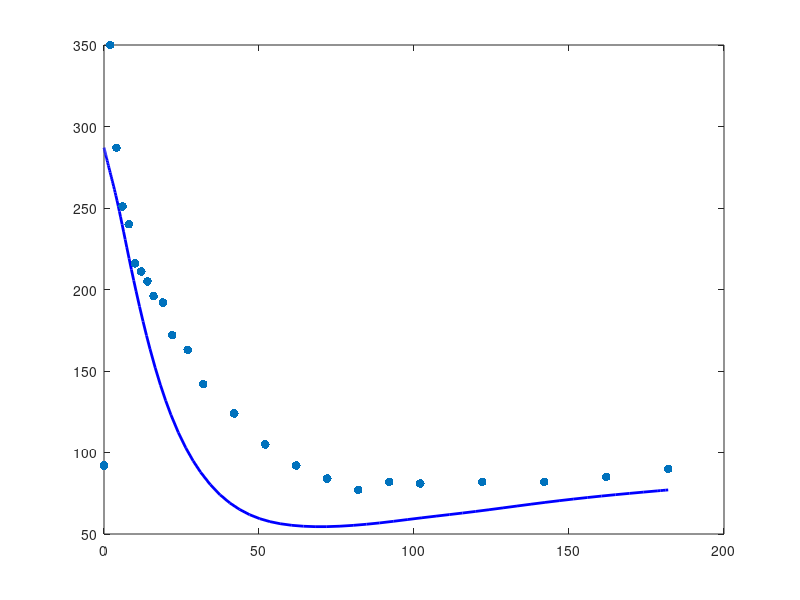

MATLAB code to generate this figure: (Note: this script raises an error after producing the figure.)
% Author: Corlene Maass & Zenae de Villiers 
% Course: Biomathematics 378
% Kerner's Model 
%--------------------------------------------------

% Required:
% MATLAB
% Optimization Toolbox (lsqnonlin)
% swtest.m (included in repository)

%--------------------------------------------------


%% FSIGT DATA (Kerner et al.)

% Sampling times (min)
timeData = [0 2 4 6 8 10 12 14 16 19 22 27 32 42 52 ...
62 72 82 92 102 122 142 162 182]';

% Blood glucose concentrations (mg/dL)
Gdata = [92 350 287 251 240 216 211 205 196 192 172 ...
163 142 124 105 92 84 77 82 81 82 82 85 90]';

% Plasma insulin concentrations (μU/mL)
Idata = [11 26 130 85 51 49 45 41 35 30 30 27 30 22 ...
15 15 11 10 8 11 7 8 8 7]';

%--------------------------------------------------

function dYdt = bergman_glucose(t,Y,p,timeIns,insData,Ib,Gb)

    % State variables
    G = Y(1);     % Blood glucose concentration
    X = Y(2);     % Remote insulin action
    
    % Interpolated plasma insulin input
    I = interp1(timeIns,insData,t,'linear','extrap');
    
    % Parameters
    p1 = p(1);
    p2 = p(2);
    p3 = p(3);
    
    % Bergman minimal model
    dG = p1*(Gb - G) - X*G;
    dX = p3*(I - Ib) - p2*X;
    
    % Return state derivatives
    dYdt = [dG; dX];

end

%--------------------------------------------------

%% Basal values
Gb = Gdata(end);
Ib = Idata(end);

%% Initial parameter estimates
p = [0.0399 0.02 4e-5];

%% Initial conditions
G0 = 287;
X0 = 0;
Y0 = [G0; X0];

%% Solve model
[tSol,Y] = ode45(@(t,Y) ...
    bergman_glucose(t,Y,p,timeData,Idata,Ib,Gb), ...
    [0 182],Y0);

G = Y(:,1);
X = Y(:,2);

%% Glucose profile
figure
plot(tSol,G,'b','LineWidth',2)
hold on
scatter(timeData,Gdata,40,'filled')
yline(Gb,'k--')

xlabel('Time (min)')
ylabel('Glucose (mg/dL)')
title('Kerner Model Simulation')
legend('Model','Data','Basal')
grid on

%% Remote insulin action
figure
plot(tSol,X,'LineWidth',2)

xlabel('Time (min)')
ylabel('X(t)')
title('Remote Insulin Action')
grid on

%--------------------------------------------------

function err = objective_function(p,timeData,Gdata,Idata,Gb,Ib)

    % Initial conditions
    G0 = 287;
    X0 = 0;
    Y0 = [G0; X0];
    
    % Solve model at experimental sampling times
    [~,Y] = ode45(@(t,Y) ...
    bergman_glucose(t,Y,p,timeData,Idata,Ib,Gb), ...
    timeData,Y0);
    
    % Model prediction
    Gmodel = Y(:,1);
    
    % Residual vector
    err = Gmodel - Gdata;

end

%--------------------------------------------------

%% Parameter Estimation

% Initial parameter estimates from Kerner et al.
p0 = [0.0399 0.02 4e-5];

% Parameter bounds
lb = [1e-4 1e-4 1e-8];
ub = [1 1 1e-3];

% Estimate parameters using nonlinear least squares
p_est = lsqnonlin( ...
    @(p) objective_function(p,timeData,Gdata,Idata,Gb,Ib), ...
    p0,lb,ub);

%% Display Estimated Parameters

disp('Final bounded optimisation')

fprintf('p1 = %.6g\n',p_est(1))
fprintf('p2 = %.6g\n',p_est(2))
fprintf('p3 = %.6g\n',p_est(3))

%% Compare Initial and Final Residual Norms

initialNorm = norm(objective_function(p0,timeData,Gdata,Idata,Gb,Ib));

finalNorm = norm(objective_function(p_est,timeData,Gdata,Idata,Gb,Ib));

fprintf('Initial residual norm = %.4f\n',initialNorm)
fprintf('Final residual norm = %.4f\n',finalNorm)

%% Simulate Model Using Estimated Parameters

[tFit,Yfit] = ode45( ...
    @(t,Y) bergman_glucose(t,Y,p_est,timeData,Idata,Ib,Gb), ...
    timeData,Y0);

Gfit = Yfit(:,1);

%% Plot Fitted Glucose Profile

figure

plot(timeData,Gfit,'b','LineWidth',2)
hold on

scatter(timeData,Gdata,50,'filled')

yline(Gb,'k--')

xlabel('Time (min)')
ylabel('Glucose (mg/dL)')
title('Fitted Kerner Model')
legend('Model Fit','Experimental Data','Basal Glucose')
grid on

%% Clinical Indices

SI = p_est(3)/p_est(2);   % Insulin sensitivity
SG = p_est(1);            % Glucose effectiveness

fprintf('Insulin sensitivity (SI) = %g\n',SI)
fprintf('Glucose effectiveness (SG) = %g\n',SG)

%% Goodness-of-Fit Metrics

% Root Mean Squared Error
RMSE = sqrt(mean((Gfit-Gdata).^2));

% Coefficient of determination
SSres = sum((Gdata-Gfit).^2);
SStot = sum((Gdata-mean(Gdata)).^2);

R2 = 1 - SSres/SStot;

fprintf('RMSE = %.3f\n',RMSE)
fprintf('R^2 = %.4f\n',R2)

%% Interpolated Insulin Profile

tt = linspace(0,182,1000);

II = interp1(timeData,Idata,tt,'linear');

figure

plot(tt,II,'LineWidth',2)
hold on

scatter(timeData,Idata,'filled')

xlabel('Time (min)')
ylabel('Insulin (\muU/mL)')
title('Interpolated Insulin Input')
grid on

%% Information Criteria

k = 3;                  % Number of fitted parameters
n = length(Gdata);      % Number of observations

AIC = n*log(SSres/n) + 2*k;
BIC = n*log(SSres/n) + k*log(n);

fprintf('AIC = %.3f\n',AIC)
fprintf('BIC = %.3f\n',BIC)


%% Distribution and Residual Analysis 

residuals = Gdata - Gfit;


[h,p,W] = swtest(residuals)


figure
plot(timeData,residuals,'o-')
yline(0,'k--')
xlabel('Time')
ylabel('Residual')
title('Residuals vs Time (Kerner Model)')
grid on
